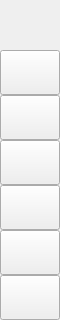
        <widget class="QFrame" name="menuBox">
         <property name="minimumSize">
          <size>
           <width>60</width>
           <height>0</height>
          </size>
         </property>
         <property name="maximumSize">
          <size>
           <width>60</width>
           <height>16777215</height>
          </size>
         </property>
         <property name="frameShape">
          <enum>QFrame::NoFrame</enum>
         </property>
         <property name="frameShadow">
          <enum>QFrame::Raised</enum>
         </property>
         <layout class="QVBoxLayout" name="verticalLayout_3">
          <property name="spacing">
           <number>0</number>
          </property>
          <property name="leftMargin">
           <number>0</number>
          </property>
          <property name="topMargin">
           <number>0</number>
          </property>
          <property name="rightMargin">
           <number>0</number>
          </property>
          <property name="bottomMargin">
           <number>0</number>
          </property>
          <item>
           <widget class="QFrame" name="topLogoInfo">
            <property name="minimumSize">
             <size>
              <width>0</width>
              <height>50</height>
             </size>
            </property>
            <property name="maximumSize">
             <size>
              <width>16777215</width>
              <height>50</height>
             </size>
            </property>
            <property name="frameShape">
             <enum>QFrame::NoFrame</enum>
            </property>
            <property name="frameShadow">
             <enum>QFrame::Raised</enum>
            </property>
            <widget class="QLabel" name="titleLeftApp">
             <property name="geometry">
              <rect>
               <x>70</x>
               <y>8</y>
               <width>160</width>
               <height>20</height>
              </rect>
             </property>
             <property name="font">
              <font>
               <family>Segoe UI Semibold</family>
               <pointsize>12</pointsize>
               <weight>7</weight>
               <italic>false</italic>
               <bold>false</bold>
              </font>
             </property>
             <property name="text">
              <string>Expressway JGAMS</string>
             </property>
             <property name="alignment">
              <set>Qt::AlignLeading|Qt::AlignLeft|Qt::AlignTop</set>
             </property>
            </widget>
            <widget class="QLabel" name="titleLeftDescription">
             <property name="geometry">
              <rect>
               <x>70</x>
               <y>27</y>
               <width>160</width>
               <height>16</height>
              </rect>
             </property>
             <property name="maximumSize">
              <size>
               <width>16777215</width>
               <height>16</height>
              </size>
             </property>
             <property name="font">
              <font>
               <family>Segoe UI</family>
               <pointsize>8</pointsize>
               <weight>50</weight>
               <italic>false</italic>
               <bold>false</bold>
              </font>
             </property>
             <property name="text">
              <string>한국도로공사</string>
             </property>
             <property name="alignment">
              <set>Qt::AlignLeading|Qt::AlignLeft|Qt::AlignTop</set>
             </property>
            </widget>
            <widget class="QFrame" name="frame">
             <property name="geometry">
              <rect>
               <x>-4</x>
               <y>-6</y>
               <width>71</width>
               <height>61</height>
              </rect>
             </property>
             <property name="autoFillBackground">
              <bool>false</bool>
             </property>
             <property name="styleSheet">
              <string notr="true">background-image: url(:/icons/images/icons/icon-EX.png);
background-position: center;
background-repeat: no-repeat;</string>
             </property>
             <property name="frameShape">
              <enum>QFrame::NoFrame</enum>
             </property>
             <property name="frameShadow">
              <enum>QFrame::Raised</enum>
             </property>
            </widget>
            <zorder>frame</zorder>
            <zorder>titleLeftApp</zorder>
            <zorder>titleLeftDescription</zorder>
           </widget>
          </item>
          <item>
           <widget class="QFrame" name="leftMenuFrame">
            <property name="frameShape">
             <enum>QFrame::NoFrame</enum>
            </property>
            <property name="frameShadow">
             <enum>QFrame::Raised</enum>
            </property>
            <layout class="QVBoxLayout" name="verticalMenuLayout">
             <property name="spacing">
              <number>0</number>
             </property>
             <property name="leftMargin">
              <number>0</number>
             </property>
             <property name="topMargin">
              <number>0</number>
             </property>
             <property name="rightMargin">
              <number>0</number>
             </property>
             <property name="bottomMargin">
              <number>0</number>
             </property>
             <item>
              <widget class="QFrame" name="toggleBox">
               <property name="maximumSize">
                <size>
                 <width>16777215</width>
                 <height>45</height>
                </size>
               </property>
               <property name="frameShape">
                <enum>QFrame::NoFrame</enum>
               </property>
               <property name="frameShadow">
                <enum>QFrame::Raised</enum>
               </property>
               <layout class="QVBoxLayout" name="verticalLayout_4">
                <property name="spacing">
                 <number>0</number>
                </property>
                <property name="leftMargin">
                 <number>0</number>
                </property>
                <property name="topMargin">
                 <number>0</number>
                </property>
                <property name="rightMargin">
                 <number>0</number>
                </property>
                <property name="bottomMargin">
                 <number>0</number>
                </property>
                <item>
                 <widget class="QPushButton" name="toggleButton">
                  <property name="sizePolicy">
                   <sizepolicy hsizetype="Expanding" vsizetype="Fixed">
                    <horstretch>0</horstretch>
                    <verstretch>0</verstretch>
                   </sizepolicy>
                  </property>
                  <property name="minimumSize">
                   <size>
                    <width>0</width>
                    <height>45</height>
                   </size>
                  </property>
                  <property name="font">
                   <font>
                    <family>Segoe UI</family>
                    <pointsize>10</pointsize>
                    <weight>50</weight>
                    <italic>false</italic>
                    <bold>false</bold>
                   </font>
                  </property>
                  <property name="cursor">
                   <cursorShape>PointingHandCursor</cursorShape>
                  </property>
                  <property name="layoutDirection">
                   <enum>Qt::LeftToRight</enum>
                  </property>
                  <property name="styleSheet">
                   <string notr="true">background-image: url(:/icons/images/icons/icon_menu.png);</string>
                  </property>
                 </widget>
                </item>
               </layout>
              </widget>
             </item>
             <item alignment="Qt::AlignTop">
              <widget class="QFrame" name="topMenu">
               <property name="frameShape">
                <enum>QFrame::NoFrame</enum>
               </property>
               <property name="frameShadow">
                <enum>QFrame::Raised</enum>
               </property>
               <layout class="QVBoxLayout" name="verticalLayout_8">
                <property name="spacing">
                 <number>0</number>
                </property>
                <property name="leftMargin">
                 <number>0</number>
                </property>
                <property name="topMargin">
                 <number>0</number>
                </property>
                <property name="rightMargin">
                 <number>0</number>
                </property>
                <property name="bottomMargin">
                 <number>0</number>
                </property>
                <item>
                 <widget class="QPushButton" name="btn_home">
                  <property name="sizePolicy">
                   <sizepolicy hsizetype="Expanding" vsizetype="Fixed">
                    <horstretch>0</horstretch>
                    <verstretch>0</verstretch>
                   </sizepolicy>
                  </property>
                  <property name="minimumSize">
                   <size>
                    <width>0</width>
                    <height>45</height>
                   </size>
                  </property>
                  <property name="font">
                   <font>
                    <family>Segoe UI</family>
                    <pointsize>10</pointsize>
                    <weight>50</weight>
                    <italic>false</italic>
                    <bold>false</bold>
                   </font>
                  </property>
                  <property name="cursor">
                   <cursorShape>PointingHandCursor</cursorShape>
                  </property>
                  <property name="layoutDirection">
                   <enum>Qt::LeftToRight</enum>
                  </property>
                  <property name="styleSheet">
                   <string notr="true">background-image: url(:/icons/images/icons/cil-home.png);</string>
                  </property>
                 </widget>
                </item>
                <item>
                 <widget class="QPushButton" name="projectButton">
                  <property name="sizePolicy">
                   <sizepolicy hsizetype="Expanding" vsizetype="Fixed">
                    <horstretch>0</horstretch>
                    <verstretch>0</verstretch>
                   </sizepolicy>
                  </property>
                  <property name="minimumSize">
                   <size>
                    <width>0</width>
                    <height>45</height>
                   </size>
                  </property>
                  <property name="font">
                   <font>
                    <family>Segoe UI</family>
                    <pointsize>10</pointsize>
                    <weight>50</weight>
                    <italic>false</italic>
                    <bold>false</bold>
                   </font>
                  </property>
                  <property name="cursor">
                   <cursorShape>PointingHandCursor</cursorShape>
                  </property>
                  <property name="layoutDirection">
                   <enum>Qt::LeftToRight</enum>
                  </property>
                  <property name="styleSheet">
                   <string notr="true">background-image: url(:/icons/images/icons/icon-project.png);</string>
                  </property>
                 </widget>
                </item>
                <item>
                 <widget class="QPushButton" name="imageButton">
                  <property name="sizePolicy">
                   <sizepolicy hsizetype="Expanding" vsizetype="Fixed">
                    <horstretch>0</horstretch>
                    <verstretch>0</verstretch>
                   </sizepolicy>
                  </property>
                  <property name="minimumSize">
                   <size>
                    <width>0</width>
                    <height>45</height>
                   </size>
                  </property>
                  <property name="font">
                   <font>
                    <family>Segoe UI</family>
                    <pointsize>10</pointsize>
                    <weight>50</weight>
                    <italic>false</italic>
                    <bold>false</bold>
                   </font>
                  </property>
                  <property name="cursor">
                   <cursorShape>PointingHandCursor</cursorShape>
                  </property>
                  <property name="layoutDirection">
                   <enum>Qt::LeftToRight</enum>
                  </property>
                  <property name="styleSheet">
                   <string notr="true">background-image: url(:/icons/images/icons/icon-images.png);</string>
                  </property>
                 </widget>
                </item>
                <item>
                 <widget class="QPushButton" name="btn_save">
                  <property name="sizePolicy">
                   <sizepolicy hsizetype="Expanding" vsizetype="Fixed">
                    <horstretch>0</horstretch>
                    <verstretch>0</verstretch>
                   </sizepolicy>
                  </property>
                  <property name="minimumSize">
                   <size>
                    <width>0</width>
                    <height>45</height>
                   </size>
                  </property>
                  <property name="font">
                   <font>
                    <family>Segoe UI</family>
                    <pointsize>10</pointsize>
                    <weight>50</weight>
                    <italic>false</italic>
                    <bold>false</bold>
                   </font>
                  </property>
                  <property name="cursor">
                   <cursorShape>PointingHandCursor</cursorShape>
                  </property>
                  <property name="layoutDirection">
                   <enum>Qt::LeftToRight</enum>
                  </property>
                  <property name="styleSheet">
                   <string notr="true">background-image: url(:/icons/images/icons/cil-save.png)</string>
                  </property>
                 </widget>
                </item>
               </layout>
              </widget>
             </item>
             <item alignment="Qt::AlignBottom">
              <widget class="QFrame" name="bottomMenu">
               <property name="frameShape">
                <enum>QFrame::NoFrame</enum>
               </property>
               <property name="frameShadow">
                <enum>QFrame::Raised</enum>
               </property>
               <layout class="QVBoxLayout" name="verticalLayout_9">
                <property name="spacing">
                 <number>0</number>
                </property>
                <property name="leftMargin">
                 <number>0</number>
                </property>
                <property name="topMargin">
                 <number>0</number>
                </property>
                <property name="rightMargin">
                 <number>0</number>
                </property>
                <property name="bottomMargin">
                 <number>0</number>
                </property>
                <item>
                 <widget class="QPushButton" name="toggleLeftBox">
                  <property name="sizePolicy">
                   <sizepolicy hsizetype="Expanding" vsizetype="Fixed">
                    <horstretch>0</horstretch>
                    <verstretch>0</verstretch>
                   </sizepolicy>
                  </property>
                  <property name="minimumSize">
                   <size>
                    <width>0</width>
                    <height>45</height>
                   </size>
                  </property>
                  <property name="font">
                   <font>
                    <family>Segoe UI</family>
                    <pointsize>10</pointsize>
                    <weight>50</weight>
                    <italic>false</italic>
                    <bold>false</bold>
                   </font>
                  </property>
                  <property name="cursor">
                   <cursorShape>PointingHandCursor</cursorShape>
                  </property>
                  <property name="layoutDirection">
                   <enum>Qt::LeftToRight</enum>
                  </property>
                  <property name="styleSheet">
                   <string notr="true">image: url(:/icons/images/icons/icon_settings.png);</string>
                  </property>
                 </widget>
                </item>
               </layout>
              </widget>
             </item>
            </layout>
           </widget>
          </item>
         </layout>
         <zorder>leftMenuFrame</zorder>
         <zorder>topLogoInfo</zorder>
        </widget>
